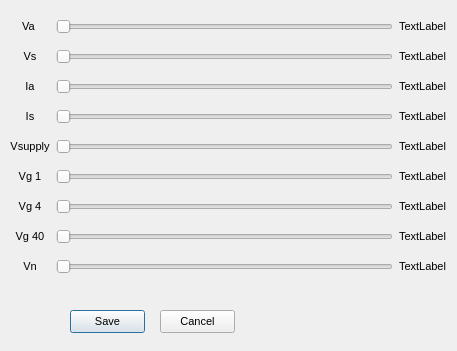
<?xml version="1.0" encoding="UTF-8"?>
<ui version="4.0">
 <class>Cal_Dialog</class>
 <widget class="QDialog" name="Cal_Dialog">
  <property name="windowModality">
   <enum>Qt::NonModal</enum>
  </property>
  <property name="geometry">
   <rect>
    <x>0</x>
    <y>0</y>
    <width>457</width>
    <height>351</height>
   </rect>
  </property>
  <property name="font">
   <font>
    <pointsize>8</pointsize>
   </font>
  </property>
  <property name="windowTitle">
   <string>Calibration</string>
  </property>
  <widget class="QPushButton" name="SaveButton">
   <property name="geometry">
    <rect>
     <x>70</x>
     <y>310</y>
     <width>75</width>
     <height>23</height>
    </rect>
   </property>
   <property name="text">
    <string>Save</string>
   </property>
  </widget>
  <widget class="QPushButton" name="CancelButton">
   <property name="geometry">
    <rect>
     <x>160</x>
     <y>310</y>
     <width>75</width>
     <height>23</height>
    </rect>
   </property>
   <property name="text">
    <string>Cancel</string>
   </property>
  </widget>
  <widget class="QWidget" name="gridLayoutWidget">
   <property name="geometry">
    <rect>
     <x>10</x>
     <y>10</y>
     <width>437</width>
     <height>281</height>
    </rect>
   </property>
   <layout class="QGridLayout" name="gridLayout">
    <property name="sizeConstraint">
     <enum>QLayout::SetDefaultConstraint</enum>
    </property>
    <item row="8" column="2">
     <widget class="QLabel" name="Vg40Val">
      <property name="text">
       <string>TextLabel</string>
      </property>
      <property name="scaledContents">
       <bool>true</bool>
      </property>
     </widget>
    </item>
    <item row="3" column="0">
     <widget class="QLabel" name="label_3">
      <property name="text">
       <string>Ia</string>
      </property>
      <property name="alignment">
       <set>Qt::AlignCenter</set>
      </property>
     </widget>
    </item>
    <item row="4" column="0">
     <widget class="QLabel" name="label_4">
      <property name="text">
       <string>Is</string>
      </property>
      <property name="alignment">
       <set>Qt::AlignCenter</set>
      </property>
     </widget>
    </item>
    <item row="4" column="1">
     <widget class="QSlider" name="IsSli">
      <property name="maximum">
       <number>100</number>
      </property>
      <property name="orientation">
       <enum>Qt::Horizontal</enum>
      </property>
     </widget>
    </item>
    <item row="8" column="0">
     <widget class="QLabel" name="label_12">
      <property name="text">
       <string>Vg 40</string>
      </property>
      <property name="alignment">
       <set>Qt::AlignCenter</set>
      </property>
     </widget>
    </item>
    <item row="7" column="1">
     <widget class="QSlider" name="Vg4Sli">
      <property name="maximum">
       <number>100</number>
      </property>
      <property name="orientation">
       <enum>Qt::Horizontal</enum>
      </property>
     </widget>
    </item>
    <item row="5" column="0">
     <widget class="QLabel" name="label_9">
      <property name="text">
       <string>Vsupply</string>
      </property>
      <property name="alignment">
       <set>Qt::AlignCenter</set>
      </property>
     </widget>
    </item>
    <item row="6" column="1">
     <widget class="QSlider" name="Vg1Sli">
      <property name="maximum">
       <number>100</number>
      </property>
      <property name="orientation">
       <enum>Qt::Horizontal</enum>
      </property>
     </widget>
    </item>
    <item row="2" column="2">
     <widget class="QLabel" name="VsVal">
      <property name="text">
       <string>TextLabel</string>
      </property>
      <property name="scaledContents">
       <bool>false</bool>
      </property>
     </widget>
    </item>
    <item row="6" column="0">
     <widget class="QLabel" name="label_10">
      <property name="text">
       <string>Vg 1</string>
      </property>
      <property name="alignment">
       <set>Qt::AlignCenter</set>
      </property>
     </widget>
    </item>
    <item row="1" column="0">
     <widget class="QLabel" name="label">
      <property name="text">
       <string>Va </string>
      </property>
      <property name="alignment">
       <set>Qt::AlignCenter</set>
      </property>
     </widget>
    </item>
    <item row="6" column="2">
     <widget class="QLabel" name="Vg1Val">
      <property name="text">
       <string>TextLabel</string>
      </property>
      <property name="scaledContents">
       <bool>true</bool>
      </property>
     </widget>
    </item>
    <item row="7" column="2">
     <widget class="QLabel" name="Vg4Val">
      <property name="text">
       <string>TextLabel</string>
      </property>
      <property name="scaledContents">
       <bool>true</bool>
      </property>
     </widget>
    </item>
    <item row="3" column="1">
     <widget class="QSlider" name="IaSli">
      <property name="maximum">
       <number>100</number>
      </property>
      <property name="orientation">
       <enum>Qt::Horizontal</enum>
      </property>
     </widget>
    </item>
    <item row="1" column="1">
     <widget class="QSlider" name="VaSli">
      <property name="maximum">
       <number>100</number>
      </property>
      <property name="orientation">
       <enum>Qt::Horizontal</enum>
      </property>
     </widget>
    </item>
    <item row="1" column="2">
     <widget class="QLabel" name="VaVal">
      <property name="text">
       <string>TextLabel</string>
      </property>
      <property name="scaledContents">
       <bool>true</bool>
      </property>
     </widget>
    </item>
    <item row="4" column="2">
     <widget class="QLabel" name="IsVal">
      <property name="text">
       <string>TextLabel</string>
      </property>
      <property name="scaledContents">
       <bool>true</bool>
      </property>
     </widget>
    </item>
    <item row="5" column="2">
     <widget class="QLabel" name="VsuVal">
      <property name="text">
       <string>TextLabel</string>
      </property>
      <property name="scaledContents">
       <bool>true</bool>
      </property>
     </widget>
    </item>
    <item row="3" column="2">
     <widget class="QLabel" name="IaVal">
      <property name="text">
       <string>TextLabel</string>
      </property>
      <property name="scaledContents">
       <bool>true</bool>
      </property>
     </widget>
    </item>
    <item row="2" column="0">
     <widget class="QLabel" name="label_2">
      <property name="text">
       <string>Vs</string>
      </property>
      <property name="alignment">
       <set>Qt::AlignCenter</set>
      </property>
     </widget>
    </item>
    <item row="5" column="1">
     <widget class="QSlider" name="VsuSli">
      <property name="maximum">
       <number>100</number>
      </property>
      <property name="orientation">
       <enum>Qt::Horizontal</enum>
      </property>
     </widget>
    </item>
    <item row="2" column="1">
     <widget class="QSlider" name="VsSli">
      <property name="maximum">
       <number>100</number>
      </property>
      <property name="orientation">
       <enum>Qt::Horizontal</enum>
      </property>
     </widget>
    </item>
    <item row="7" column="0">
     <widget class="QLabel" name="label_11">
      <property name="text">
       <string>Vg 4</string>
      </property>
      <property name="alignment">
       <set>Qt::AlignCenter</set>
      </property>
     </widget>
    </item>
    <item row="8" column="1">
     <widget class="QSlider" name="Vg40Sli">
      <property name="maximum">
       <number>100</number>
      </property>
      <property name="orientation">
       <enum>Qt::Horizontal</enum>
      </property>
     </widget>
    </item>
    <item row="9" column="2">
     <widget class="QLabel" name="VnVal">
      <property name="text">
       <string>TextLabel</string>
      </property>
     </widget>
    </item>
    <item row="9" column="0">
     <widget class="QLabel" name="label_6">
      <property name="text">
       <string>Vn</string>
      </property>
      <property name="alignment">
       <set>Qt::AlignCenter</set>
      </property>
     </widget>
    </item>
    <item row="9" column="1">
     <widget class="QSlider" name="VnSli">
      <property name="maximum">
       <number>100</number>
      </property>
      <property name="orientation">
       <enum>Qt::Horizontal</enum>
      </property>
     </widget>
    </item>
   </layout>
  </widget>
 </widget>
 <tabstops>
  <tabstop>SaveButton</tabstop>
  <tabstop>CancelButton</tabstop>
  <tabstop>VaSli</tabstop>
  <tabstop>VsSli</tabstop>
  <tabstop>IaSli</tabstop>
  <tabstop>IsSli</tabstop>
  <tabstop>VsuSli</tabstop>
  <tabstop>Vg1Sli</tabstop>
  <tabstop>Vg4Sli</tabstop>
  <tabstop>VnSli</tabstop>
  <tabstop>Vg40Sli</tabstop>
 </tabstops>
 <resources/>
 <connections/>
</ui>
